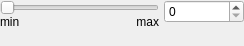
<?xml version="1.0" encoding="UTF-8"?>
<ui version="4.0">
 <class>Form</class>
 <widget class="QWidget" name="Form">
  <property name="geometry">
   <rect>
    <x>0</x>
    <y>0</y>
    <width>244</width>
    <height>46</height>
   </rect>
  </property>
  <property name="windowTitle">
   <string>Form</string>
  </property>
  <layout class="QVBoxLayout" name="verticalLayout_3">
   <property name="leftMargin">
    <number>0</number>
   </property>
   <property name="topMargin">
    <number>0</number>
   </property>
   <property name="rightMargin">
    <number>0</number>
   </property>
   <property name="bottomMargin">
    <number>0</number>
   </property>
   <item>
    <layout class="QHBoxLayout" name="horizontalLayout_2">
     <property name="spacing">
      <number>5</number>
     </property>
     <item>
      <layout class="QVBoxLayout" name="verticalLayout">
       <property name="spacing">
        <number>0</number>
       </property>
       <item>
        <widget class="QSlider" name="slider">
         <property name="minimumSize">
          <size>
           <width>150</width>
           <height>0</height>
          </size>
         </property>
         <property name="orientation">
          <enum>Qt::Horizontal</enum>
         </property>
        </widget>
       </item>
       <item>
        <layout class="QHBoxLayout" name="horizontalLayout">
         <item>
          <widget class="QLabel" name="min_label">
           <property name="text">
            <string>min</string>
           </property>
           <property name="alignment">
            <set>Qt::AlignLeading|Qt::AlignLeft|Qt::AlignTop</set>
           </property>
          </widget>
         </item>
         <item>
          <widget class="QLabel" name="max_label">
           <property name="text">
            <string>max</string>
           </property>
           <property name="alignment">
            <set>Qt::AlignRight|Qt::AlignTop|Qt::AlignTrailing</set>
           </property>
          </widget>
         </item>
        </layout>
       </item>
      </layout>
     </item>
     <item>
      <layout class="QVBoxLayout" name="verticalLayout_2">
       <property name="spacing">
        <number>2</number>
       </property>
       <item>
        <widget class="QSpinBox" name="spinbox">
         <property name="minimumSize">
          <size>
           <width>80</width>
           <height>0</height>
          </size>
         </property>
        </widget>
       </item>
       <item>
        <spacer name="verticalSpacer">
         <property name="orientation">
          <enum>Qt::Vertical</enum>
         </property>
         <property name="sizeHint" stdset="0">
          <size>
           <width>10</width>
           <height>10</height>
          </size>
         </property>
        </spacer>
       </item>
      </layout>
     </item>
    </layout>
   </item>
  </layout>
 </widget>
 <resources/>
 <connections>
  <connection>
   <sender>slider</sender>
   <signal>valueChanged(int)</signal>
   <receiver>spinbox</receiver>
   <slot>setValue(int)</slot>
   <hints>
    <hint type="sourcelabel">
     <x>75</x>
     <y>12</y>
    </hint>
    <hint type="destinationlabel">
     <x>201</x>
     <y>13</y>
    </hint>
   </hints>
  </connection>
  <connection>
   <sender>spinbox</sender>
   <signal>valueChanged(int)</signal>
   <receiver>slider</receiver>
   <slot>setValue(int)</slot>
   <hints>
    <hint type="sourcelabel">
     <x>201</x>
     <y>13</y>
    </hint>
    <hint type="destinationlabel">
     <x>75</x>
     <y>12</y>
    </hint>
   </hints>
  </connection>
 </connections>
</ui>
